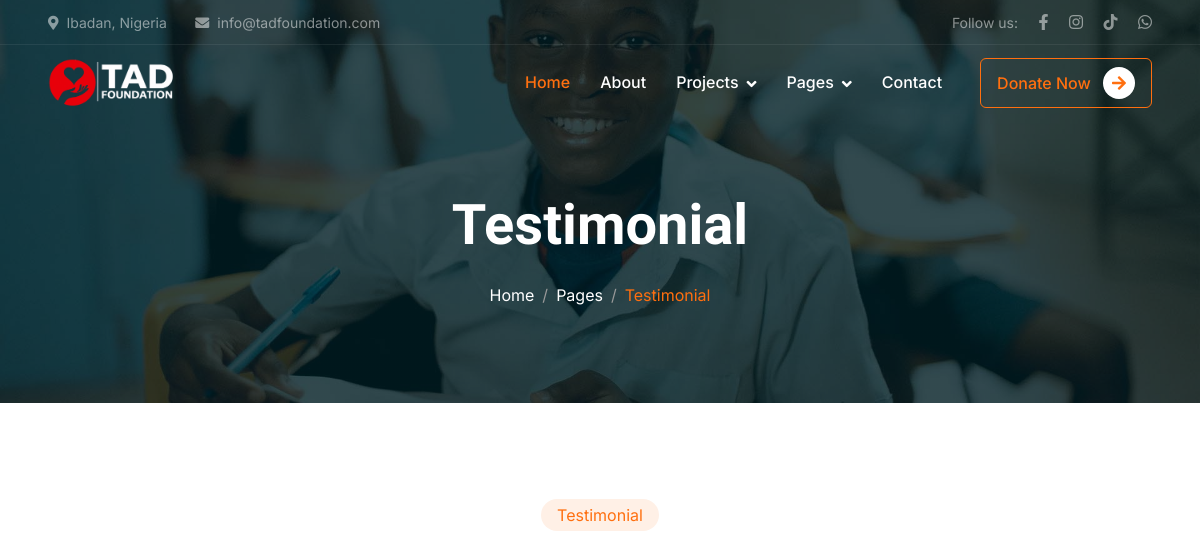
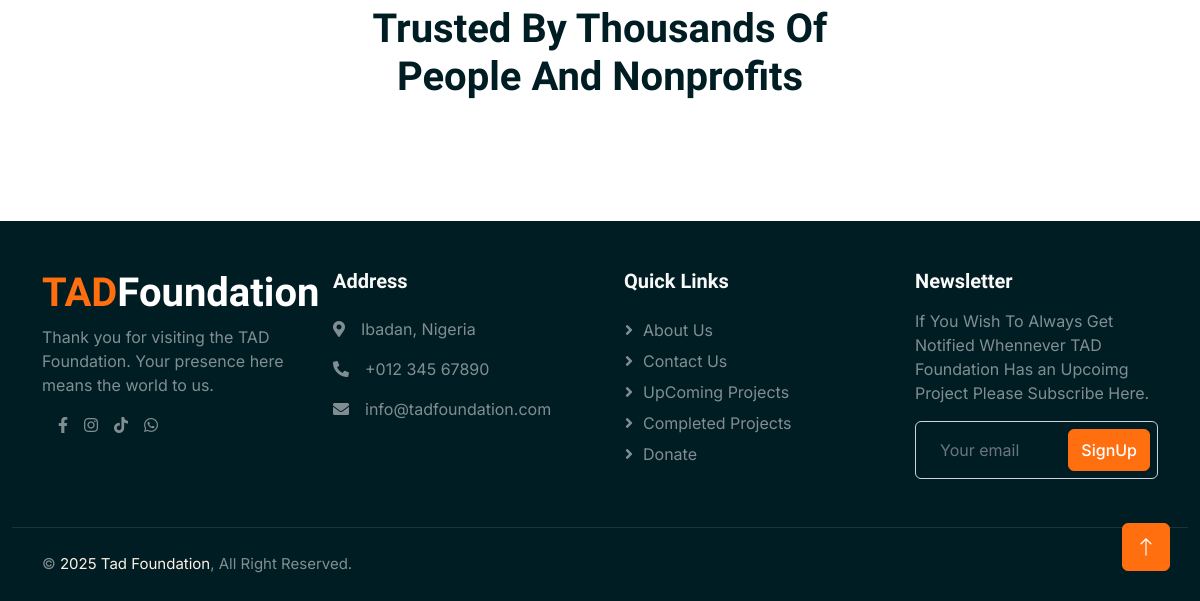
/testimonial, run on an earlier commit of the app's database (2 pictures, top to bottom).
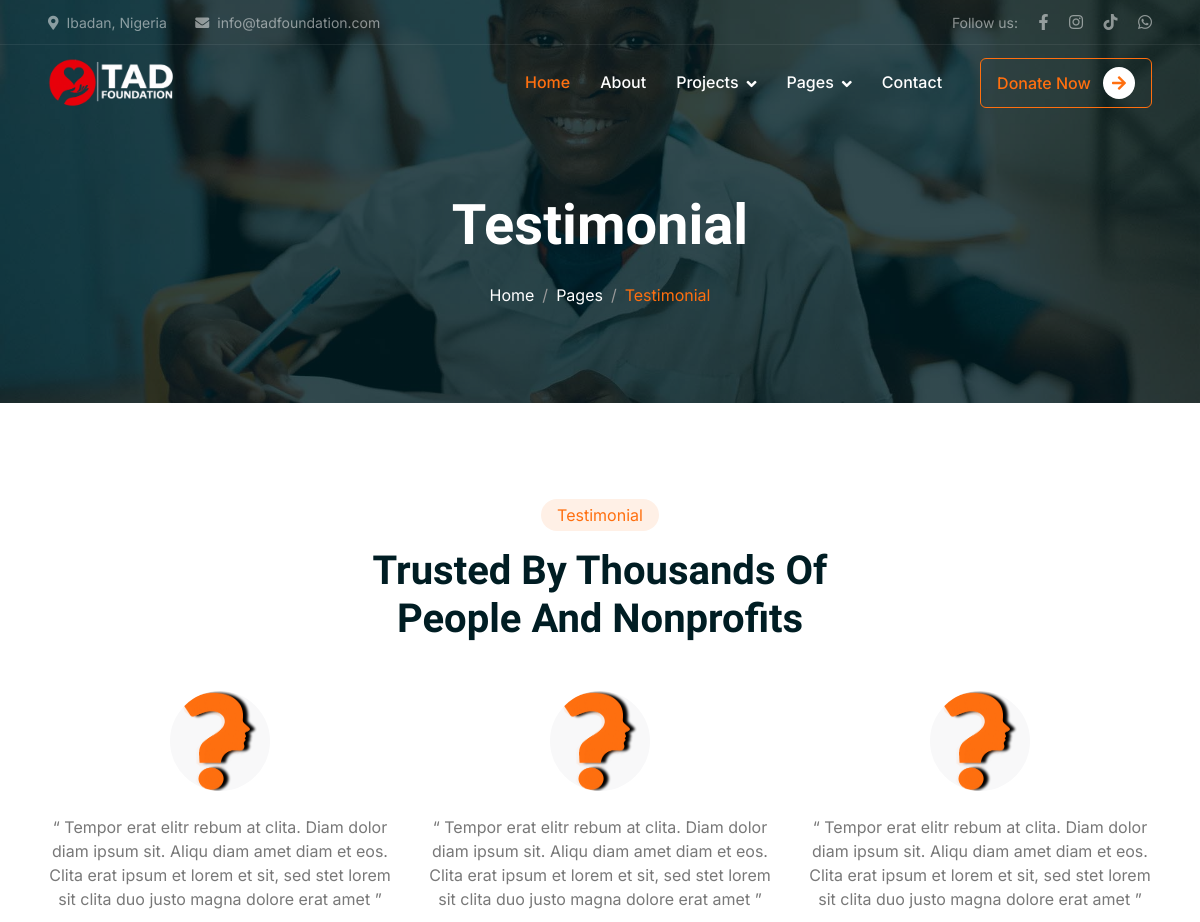
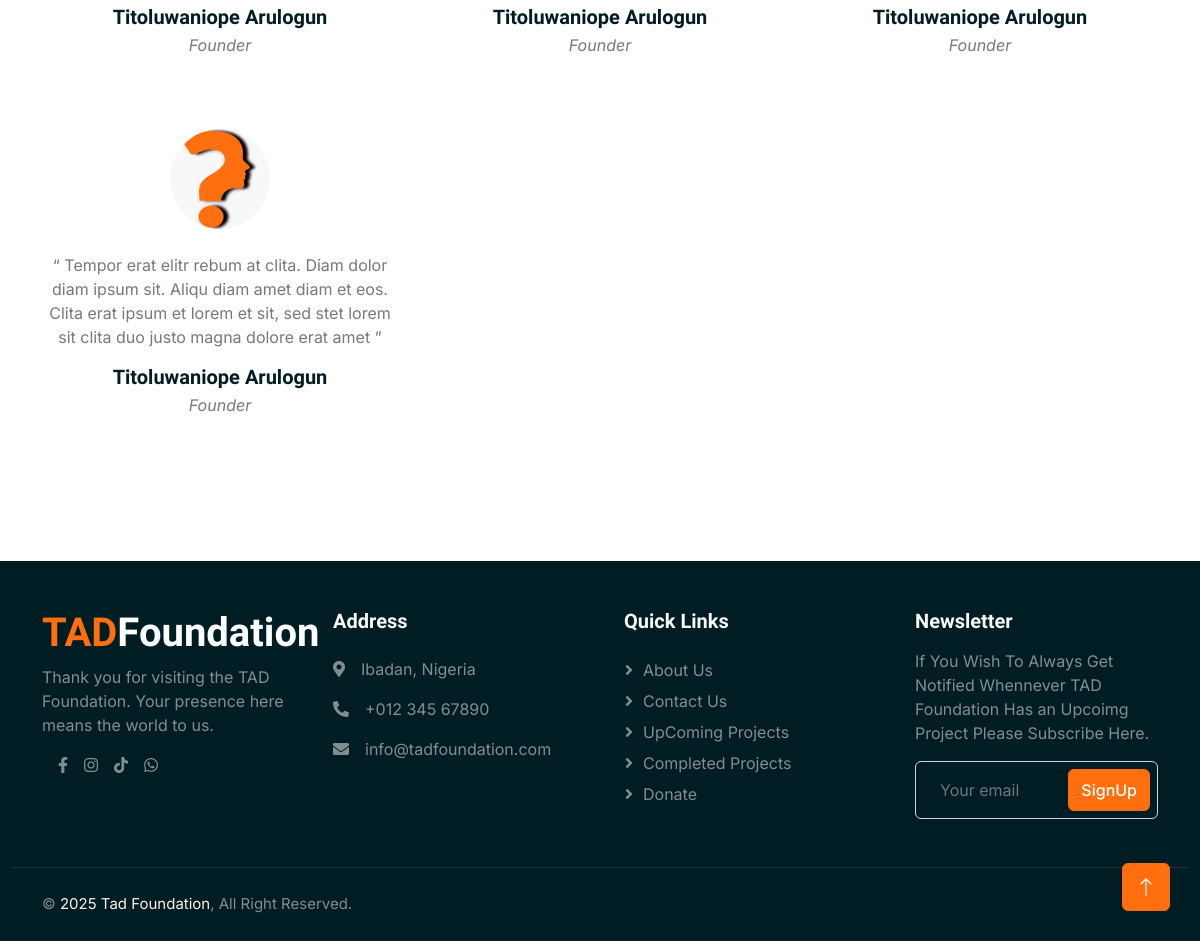
And on a later commit of the database (2 pictures, top to bottom).
### tadApp/models.py (models this page shows, shortened)
class Testimonial(models.Model):
    name = models.CharField(max_length=100)
    designation = models.CharField(max_length=100)
    testimonial_text = models.TextField()
    image = models.ImageField(
        upload_to='volunteer_images/',
        blank=True,
        null=True,
        default='team_images/default.png'  # or any valid path inside your media folder
    )

### tadApp/views.py (the view)
# urls.py: path('testimonial', views.testimonial, name='testimonial'),
def testimonial(request):
    testimonial = Testimonial.objects.all()
    return render(request, 'pages/testimonial.html', {'testimonial': testimonial})

### tadApp/templates/pages/testimonial.html
{% extends 'base.html' %}
{% block content %}
{% load static %}
{% include 'includes/navbar.html'%}
    <div class="container-fluid page-header mb-5 wow fadeIn" data-wow-delay="0.1s">
        <div class="container text-center">
            <h1 class="display-4 text-white animated slideInDown mb-4">Testimonial</h1>
            <nav aria-label="breadcrumb animated slideInDown">
                <ol class="breadcrumb justify-content-center mb-0">
                    <li class="breadcrumb-item"><a class="text-white" href="#">Home</a></li>
                    <li class="breadcrumb-item"><a class="text-white" href="#">Pages</a></li>
                    <li class="breadcrumb-item text-primary active" aria-current="page">Testimonial</li>
                </ol>
            </nav>
        </div>
    </div>
<div class="container-xxl py-5">
    <div class="container">
        <div class="text-center mx-auto mb-5 wow fadeInUp" data-wow-delay="0.1s" style="max-width: 500px;">
            <div class="d-inline-block rounded-pill bg-secondary text-primary py-1 px-3 mb-3">Testimonial</div>
            <h1 class="display-6 mb-5">Trusted By Thousands Of People And Nonprofits</h1>
        </div>
        <div class="row g-4">
                        {% for testimonial in testimonial %}
            <div class="col-lg-4 col-md-6 mb-5 wow fadeInUp" data-wow-delay="0.1s">
                <div class="testimonial-item text-center">
                    <img class="img-fluid bg-light rounded-circle mx-auto mb-4" src="{{ testimonial.image.url|default:'/media/team_images/default.jpg' }}" style="width: 100px; height: 100px;">
                    <div class="testimonial-text rounded text-center">
                        <p>“ {{ testimonial.testimonial_text }} ”</p>
                        <h5 class="mb-1">{{ testimonial.name }}</h5>
                        <span class="fst-italic">{{ testimonial.designation }}</span>
                    </div>
                </div>
            </div>
                    {% endfor %}
        </div>
    </div>
</div>
{% include 'includes/footer.html'%}
{% endblock %}

What changed in the data, as far as the page shows it:
added Testimonial: image (placeholder picture), testimonial_text "Tempor erat elitr rebum at clita. Diam dolor diam ipsum sit. Aliqu diam amet diam et eos. Clita erat ipsum et lorem et sit, sed stet lorem sit clita duo justo magna dolore erat amet", name "Titoluwaniope Arulogun", designation "Founder"
added Testimonial: image (placeholder picture), testimonial_text "Tempor erat elitr rebum at clita. Diam dolor diam ipsum sit. Aliqu diam amet diam et eos. Clita erat ipsum et lorem et sit, sed stet lorem sit clita duo justo magna dolore erat amet", name "Titoluwaniope Arulogun", designation "Founder"
added Testimonial: image (placeholder picture), testimonial_text "Tempor erat elitr rebum at clita. Diam dolor diam ipsum sit. Aliqu diam amet diam et eos. Clita erat ipsum et lorem et sit, sed stet lorem sit clita duo justo magna dolore erat amet", name "Titoluwaniope Arulogun", designation "Founder"
added Testimonial: image (placeholder picture), testimonial_text "Tempor erat elitr rebum at clita. Diam dolor diam ipsum sit. Aliqu diam amet diam et eos. Clita erat ipsum et lorem et sit, sed stet lorem sit clita duo justo magna dolore erat amet", name "Titoluwaniope Arulogun", designation "Founder"
